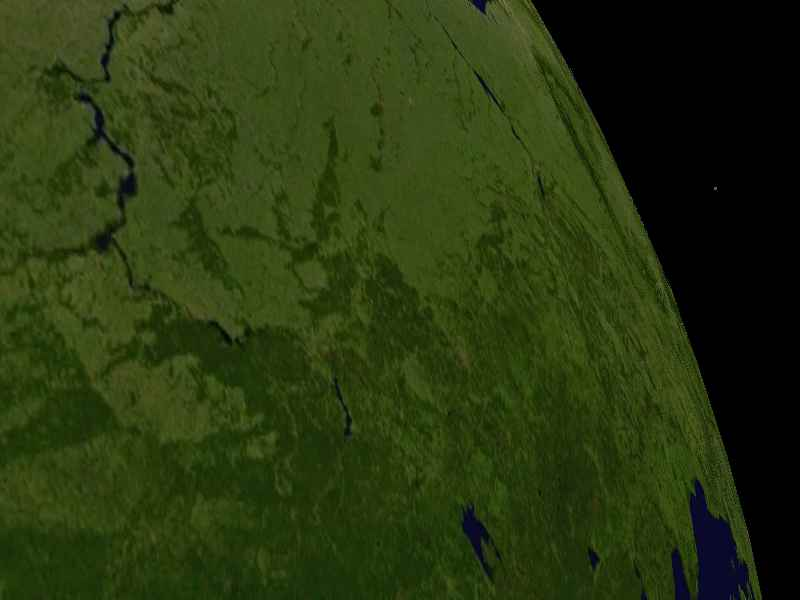
#> input picture eclipse-workspace/mission/src/image.jpg, 800 x 600 px; its folder holds only this picture in this run
$ python overlay_earth_tile.py image.jpg 1.0 1.0 --global_map image.jpg   (older library calls are emulated)
#> lines starting #> are read from the running program, lines starting #| are printed output that depends on the picture
import argparse
from PIL import Image, ImageEnhance
import os
import sys

# Change the current working directory to the script directory
os.chdir(".")

def latlon_to_pixel(lat, lon, map_width, map_height):
    x = int((lon + 180) / 360 * map_width)
    y = int((90 - lat) / 180 * map_height)
    return x, y

def overlay_image_on_global_map(global_map_path, overlay_img_path, lat, lon, overlay_size, output_path):
#> called with global_map_path = 'image.jpg', overlay_img_path = 'image.jpg', lat = 1, lon = 1, overlay_size = (150, 150)
    global_map = Image.open(global_map_path).convert("RGBA")
    map_width, map_height = global_map.size
#> map_width = 800; map_height = 600

    # Reduce global map opacity (50% here, adjust factor as needed)
    #alpha = global_map.split()[3]
    #alpha = ImageEnhance.Brightness(alpha).enhance(0.3)
    #global_map.putalpha(alpha)

    overlay_img = Image.open(overlay_img_path).convert("RGBA")
    overlay_img = overlay_img.resize(overlay_size, Image.ANTIALIAS)
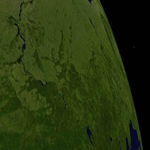
#> overlay_img: PIL image 150x150 RGBA; mean R, G, B, A 39.9, 54.2, 15.1, 255

    center_x, center_y = latlon_to_pixel(lat, lon, map_width, map_height)
#> center_x = 402; center_y = 296
    top_left_x = center_x - overlay_img.width // 2
#> top_left_x = 327
    top_left_y = center_y - overlay_img.height // 2
#> top_left_y = 221

    global_map.paste(overlay_img, (top_left_x, top_left_y), overlay_img)

    # Convert to RGB if saving as JPEG since JPEG doesn't support alpha
    if output_path.lower().endswith((".jpg", ".jpeg")):
        global_map = global_map.convert("RGB")

    global_map.save(output_path)
    #print(f"Overlay complete. Updated map saved to {output_path}")

def main():
    parser = argparse.ArgumentParser(description="Overlay an earth tile image onto a global map using latitude and longitude with adjustable transparency.")
    parser.add_argument("img_name", help="File path of the image tile (jpg or png)")
    parser.add_argument("lat", type=float, help="Latitude of the image center")
    parser.add_argument("lon", type=float, help="Longitude of the image center")
    parser.add_argument("--overlay_width", type=int, default=150, help="Width to resize overlay image")
    parser.add_argument("--overlay_height", type=int, default=150, help="Height to resize overlay image")
    parser.add_argument("--global_map", default="/home/nos3/eclipse-workspace/mission/src/Mission.png", help="Path to the base global map image")
    parser.add_argument("--output", default="/home/nos3/eclipse-workspace/mission/src/Mission.png", help="Path to save the updated map (prefer PNG for transparency)")

    args = parser.parse_args()

    overlay_size = (args.overlay_width, args.overlay_height)
    overlay_image_on_global_map(
        args.global_map,
        args.img_name,
        args.lat,
        args.lon,
        overlay_size,
        args.output
    )

if __name__ == "__main__":
    main()
